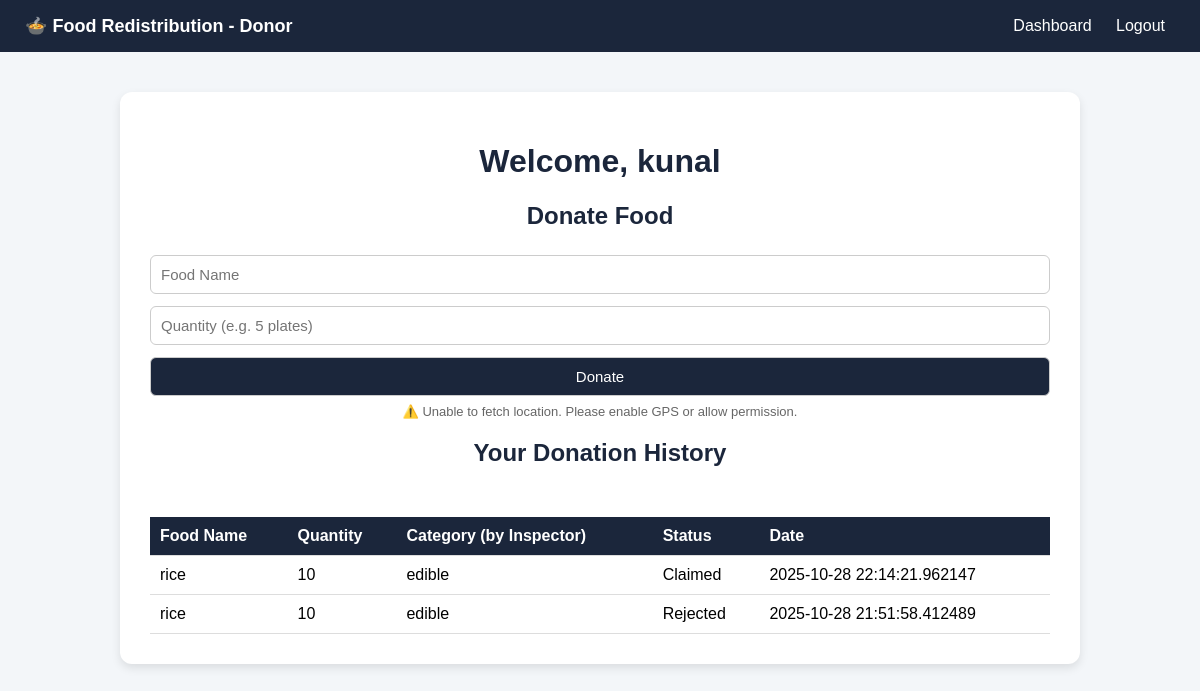
Screenshot of /donor (signed in) with the database file from the repository.
### tables this page shows
CREATE TABLE food_items (
    id INTEGER PRIMARY KEY AUTOINCREMENT,
    donor_id INTEGER NOT NULL,
    name TEXT NOT NULL,
    category TEXT CHECK(category IN ('edible','nonedible')) DEFAULT 'edible',
    quantity TEXT NOT NULL,
    status TEXT DEFAULT 'Pending Inspection',
    stored_in INTEGER DEFAULT 1,
    latitude REAL,
    longitude REAL,
    created_at TIMESTAMP DEFAULT CURRENT_TIMESTAMP,
    FOREIGN KEY (donor_id) REFERENCES users(id) ON DELETE CASCADE,
    FOREIGN KEY (stored_in) REFERENCES warehouse(id) ON DELETE SET NULL
);

### app.py (the view)
@app.route("/donor")
def donor_dashboard():
    if "user_id" not in session or session.get("role") != "donor":
        return redirect(url_for("login"))
    uid = session["user_id"]
    conn = get_db_connection()
    cur = conn.cursor()
    cur.execute("SELECT * FROM food_items WHERE donor_id = ? ORDER BY created_at DESC", (uid,))
    items = cur.fetchall()
    conn.close()
    return render_template("donor_dashboard.html", donations=items, user=current_user())

### app.py (called while the page is built)
def get_db_connection():
    conn = sqlite3.connect(DB_PATH)
    conn.row_factory = sqlite3.Row
    conn.execute("PRAGMA foreign_keys = ON;")
    return conn

def current_user():
    if "user_id" in session:
        return {
            "id": session["user_id"],
            "name": session.get("user_name"),
            "role": session.get("role"),
        }
    return None

### templates/donor_dashboard.html (shortened to what this page needs)
<!DOCTYPE html>
<html lang="en">
<head>
</head>
<body>
    <div class="navbar">
        <div>🍲 Food Redistribution - Donor</div>
        <div>
            <a href="{{ url_for('donor_dashboard') }}">Dashboard</a>
            <a href="{{ url_for('logout') }}">Logout</a>
        </div>
    </div>
    <div class="container">
        <h1>Welcome, {{ session.get('user_name', 'Donor') }}</h1>
        <h2>Donate Food</h2>
        <form method="POST" action="{{ url_for('donate') }}">
            <input type="text" name="name" placeholder="Food Name" required>
            <input type="number" name="quantity" placeholder="Quantity (e.g. 5 plates)" min="1" required>
            <button type="submit">Donate</button>
        </form>
        <div class="note" id="loc-status">📍 Detecting your current location...</div>
        <h2>Your Donation History</h2>
        <div style="overflow-x:auto;">
            <table>
                <thead>
                    <tr>
                        <th>Food Name</th>
                        <th>Quantity</th>
                        <th>Category (by Inspector)</th>
                        <th>Status</th>
                        <th>Date</th>
                    </tr>
                </thead>
                <tbody>
                    {% if donations %}
                        {% for donation in donations %}
                        <tr>
                            <td>{{ donation.name }}</td>
                            <td>{{ donation.quantity }}</td>
                            <td>{{ donation.category if donation.category else 'Pending Inspection' }}</td>
                            <td>{{ donation.status }}</td>
                            <td>{{ donation.created_at }}</td>
                        </tr>
                        {% endfor %}
                    {% else %}
                        <tr><td colspan="5" style="text-align:center;">No donations found yet.</td></tr>
                    {% endif %}
                </tbody>
            </table>
        </div>
    </div>
</body>
</html>

### templates/donor_dashboard.html (style rules this page uses)
body { font-family: 'Poppins', sans-serif; background: #f3f6f9; margin: 0; }
.navbar { background: #1b263b; color: #fff; display: flex; justify-content: space-between; align-items: center; padding: 15px 25px; flex-wrap: wrap; }
.navbar div:first-child { font-weight: 600; font-size: 18px; }
.navbar a { color: #fff; text-decoration: none; margin: 0 10px; font-weight: 500; }
.container { max-width: 900px; margin: 40px auto; background: #fff; border-radius: 12px; box-shadow: 0 4px 10px rgba(0,0,0,0.1); padding: 30px; }
h1, h2 { text-align: center; color: #1b263b; }
form { display: flex; flex-direction: column; gap: 12px; margin-top: 25px; }
input, button { padding: 10px; border: 1px solid #ccc; border-radius: 6px; font-size: 15px; }
button { background: #1b263b; color: white; cursor: pointer; }
.note { font-size: 13px; color: #666; text-align: center; margin-top: 8px; }
table { width: 100%; border-collapse: collapse; margin-top: 30px; min-width: 600px; }
th, td { padding: 10px; text-align: left; border-bottom: 1px solid #ddd; }
th { background: #1b263b; color: #fff; }

### rows the page displays
food_items: name "rice", quantity "10", category "edible", status "Claimed", created_at "2025-10-28 22:14:21.962147"
food_items: name "rice", quantity "10", category "edible", status "Rejected", created_at "2025-10-28 21:51:58.412489"

### other values shown
{{ session.get('user_name', 'Donor') }} "kunal"
